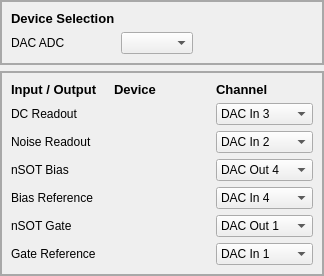
      <widget class="QWidget" name="tab_3">
       <property name="styleSheet">
        <string notr="true">#tab_3{
background: black
}</string>
       </property>
       <attribute name="title">
        <string>nSOT Bias and Characterizer</string>
       </attribute>
       <layout class="QVBoxLayout" name="verticalLayout_4" stretch="2,9">
        <property name="leftMargin">
         <number>0</number>
        </property>
        <property name="topMargin">
         <number>0</number>
        </property>
        <property name="rightMargin">
         <number>0</number>
        </property>
        <property name="bottomMargin">
         <number>0</number>
        </property>
        <item>
         <widget class="QFrame" name="frame_5">
          <property name="styleSheet">
           <string notr="true">#frame_5{
border: 2px solid rgb(168,168,168)
}</string>
          </property>
          <property name="frameShape">
           <enum>QFrame::StyledPanel</enum>
          </property>
          <property name="frameShadow">
           <enum>QFrame::Raised</enum>
          </property>
          <layout class="QGridLayout" name="gridLayout_5" rowstretch="1,1" columnstretch="1,1,1,1,1">
           <item row="0" column="0">
            <widget class="QLabel" name="label_48">
             <property name="sizePolicy">
              <sizepolicy hsizetype="Preferred" vsizetype="Fixed">
               <horstretch>0</horstretch>
               <verstretch>0</verstretch>
              </sizepolicy>
             </property>
             <property name="font">
              <font>
               <pointsize>10</pointsize>
               <weight>75</weight>
               <bold>true</bold>
              </font>
             </property>
             <property name="text">
              <string>Device Selection</string>
             </property>
            </widget>
           </item>
           <item row="1" column="0">
            <widget class="QLabel" name="label_47">
             <property name="text">
              <string>DAC ADC</string>
             </property>
            </widget>
           </item>
           <item row="1" column="1">
            <widget class="QComboBox" name="comboBox_nSOT_DACADC"/>
           </item>
           <item row="1" column="2">
            <spacer name="horizontalSpacer_8">
             <property name="orientation">
              <enum>Qt::Horizontal</enum>
             </property>
             <property name="sizeType">
              <enum>QSizePolicy::Preferred</enum>
             </property>
             <property name="sizeHint" stdset="0">
              <size>
               <width>40</width>
               <height>20</height>
              </size>
             </property>
            </spacer>
           </item>
           <item row="1" column="4">
            <spacer name="horizontalSpacer_14">
             <property name="orientation">
              <enum>Qt::Horizontal</enum>
             </property>
             <property name="sizeHint" stdset="0">
              <size>
               <width>40</width>
               <height>20</height>
              </size>
             </property>
            </spacer>
           </item>
           <item row="1" column="3">
            <spacer name="horizontalSpacer_15">
             <property name="orientation">
              <enum>Qt::Horizontal</enum>
             </property>
             <property name="sizeHint" stdset="0">
              <size>
               <width>40</width>
               <height>20</height>
              </size>
             </property>
            </spacer>
           </item>
          </layout>
         </widget>
        </item>
        <item>
         <widget class="QFrame" name="frame_6">
          <property name="styleSheet">
           <string notr="true">#frame_6{
border: 2px solid rgb(168,168,168)
}
</string>
          </property>
          <property name="frameShape">
           <enum>QFrame::StyledPanel</enum>
          </property>
          <property name="frameShadow">
           <enum>QFrame::Raised</enum>
          </property>
          <layout class="QGridLayout" name="gridLayout_6" rowstretch="0,0,0,0,0,0,0">
           <item row="1" column="0">
            <widget class="QLabel" name="label_61">
             <property name="text">
              <string>DC Readout</string>
             </property>
            </widget>
           </item>
           <item row="0" column="2">
            <widget class="QLabel" name="label_56">
             <property name="font">
              <font>
               <pointsize>10</pointsize>
               <weight>75</weight>
               <bold>true</bold>
              </font>
             </property>
             <property name="text">
              <string>Channel</string>
             </property>
            </widget>
           </item>
           <item row="0" column="0">
            <widget class="QLabel" name="label_60">
             <property name="sizePolicy">
              <sizepolicy hsizetype="Preferred" vsizetype="Fixed">
               <horstretch>0</horstretch>
               <verstretch>0</verstretch>
              </sizepolicy>
             </property>
             <property name="font">
              <font>
               <pointsize>10</pointsize>
               <weight>75</weight>
               <bold>true</bold>
              </font>
             </property>
             <property name="text">
              <string>Input / Output</string>
             </property>
            </widget>
           </item>
           <item row="1" column="1">
            <widget class="QLabel" name="label_nSOT_Device2">
             <property name="text">
              <string/>
             </property>
            </widget>
           </item>
           <item row="1" column="2">
            <widget class="QComboBox" name="comboBox_nSOT_DC">
             <property name="sizePolicy">
              <sizepolicy hsizetype="Preferred" vsizetype="Fixed">
               <horstretch>0</horstretch>
               <verstretch>0</verstretch>
              </sizepolicy>
             </property>
             <property name="currentIndex">
              <number>2</number>
             </property>
             <item>
              <property name="text">
               <string>DAC In 1</string>
              </property>
             </item>
             <item>
              <property name="text">
               <string>DAC In 2</string>
              </property>
             </item>
             <item>
              <property name="text">
               <string>DAC In 3</string>
              </property>
             </item>
             <item>
              <property name="text">
               <string>DAC In 4</string>
              </property>
             </item>
            </widget>
           </item>
           <item row="2" column="0">
            <widget class="QLabel" name="label_53">
             <property name="text">
              <string>Noise Readout</string>
             </property>
            </widget>
           </item>
           <item row="0" column="1">
            <widget class="QLabel" name="label_55">
             <property name="font">
              <font>
               <pointsize>10</pointsize>
               <weight>75</weight>
               <bold>true</bold>
              </font>
             </property>
             <property name="text">
              <string>Device</string>
             </property>
            </widget>
           </item>
           <item row="2" column="2">
            <widget class="QComboBox" name="comboBox_nSOT_Noise">
             <property name="currentIndex">
              <number>1</number>
             </property>
             <item>
              <property name="text">
               <string>DAC In 1</string>
              </property>
             </item>
             <item>
              <property name="text">
               <string>DAC In 2</string>
              </property>
             </item>
             <item>
              <property name="text">
               <string>DAC In 3</string>
              </property>
             </item>
             <item>
              <property name="text">
               <string>DAC In 4</string>
              </property>
             </item>
            </widget>
           </item>
           <item row="3" column="2">
            <widget class="QComboBox" name="comboBox_nSOT_Bias">
             <property name="currentIndex">
              <number>3</number>
             </property>
             <item>
              <property name="text">
               <string>DAC Out 1</string>
              </property>
             </item>
             <item>
              <property name="text">
               <string>DAC Out 2</string>
              </property>
             </item>
             <item>
              <property name="text">
               <string>DAC Out 3</string>
              </property>
             </item>
             <item>
              <property name="text">
               <string>DAC Out 4</string>
              </property>
             </item>
            </widget>
           </item>
           <item row="5" column="0">
            <widget class="QLabel" name="label_11">
             <property name="text">
              <string>nSOT Gate</string>
             </property>
            </widget>
           </item>
           <item row="6" column="2">
            <widget class="QComboBox" name="comboBox_nSOT_GateRef">
             <item>
              <property name="text">
               <string>DAC In 1</string>
              </property>
             </item>
             <item>
              <property name="text">
               <string>DAC In 2</string>
              </property>
             </item>
             <item>
              <property name="text">
               <string>DAC In 3</string>
              </property>
             </item>
             <item>
              <property name="text">
               <string>DAC In 4</string>
              </property>
             </item>
            </widget>
           </item>
           <item row="5" column="2">
            <widget class="QComboBox" name="comboBox_nSOT_Gate">
             <item>
              <property name="text">
               <string>DAC Out 1</string>
              </property>
             </item>
             <item>
              <property name="text">
               <string>DAC Out 2</string>
              </property>
             </item>
             <item>
              <property name="text">
               <string>DAC Out 3</string>
              </property>
             </item>
             <item>
              <property name="text">
               <string>DAC Out 4</string>
              </property>
             </item>
            </widget>
           </item>
           <item row="2" column="1">
            <widget class="QLabel" name="label_nSOT_Device4">
             <property name="text">
              <string/>
             </property>
            </widget>
           </item>
           <item row="3" column="1">
            <widget class="QLabel" name="label_nSOT_Device5">
             <property name="text">
              <string/>
             </property>
            </widget>
           </item>
           <item row="6" column="0">
            <widget class="QLabel" name="label_13">
             <property name="text">
              <string>Gate Reference</string>
             </property>
            </widget>
           </item>
           <item row="3" column="0">
            <widget class="QLabel" name="label_59">
             <property name="text">
              <string>nSOT Bias</string>
             </property>
            </widget>
           </item>
           <item row="4" column="0">
            <widget class="QLabel" name="label_50">
             <property name="text">
              <string>Bias Reference</string>
             </property>
            </widget>
           </item>
           <item row="4" column="2">
            <widget class="QComboBox" name="comboBox_nSOT_BiasRef">
             <property name="sizePolicy">
              <sizepolicy hsizetype="Preferred" vsizetype="Fixed">
               <horstretch>0</horstretch>
               <verstretch>0</verstretch>
              </sizepolicy>
             </property>
             <property name="currentIndex">
              <number>3</number>
             </property>
             <item>
              <property name="text">
               <string>DAC In 1</string>
              </property>
             </item>
             <item>
              <property name="text">
               <string>DAC In 2</string>
              </property>
             </item>
             <item>
              <property name="text">
               <string>DAC In 3</string>
              </property>
             </item>
             <item>
              <property name="text">
               <string>DAC In 4</string>
              </property>
             </item>
            </widget>
           </item>
           <item row="6" column="1">
            <widget class="QLabel" name="label_nSOT_Device6">
             <property name="text">
              <string/>
             </property>
            </widget>
           </item>
           <item row="5" column="1">
            <widget class="QLabel" name="label_nSOT_Device3">
             <property name="text">
              <string/>
             </property>
            </widget>
           </item>
           <item row="4" column="1">
            <widget class="QLabel" name="label_nSOT_Device1">
             <property name="text">
              <string/>
             </property>
            </widget>
           </item>
          </layout>
         </widget>
        </item>
       </layout>
      </widget>
